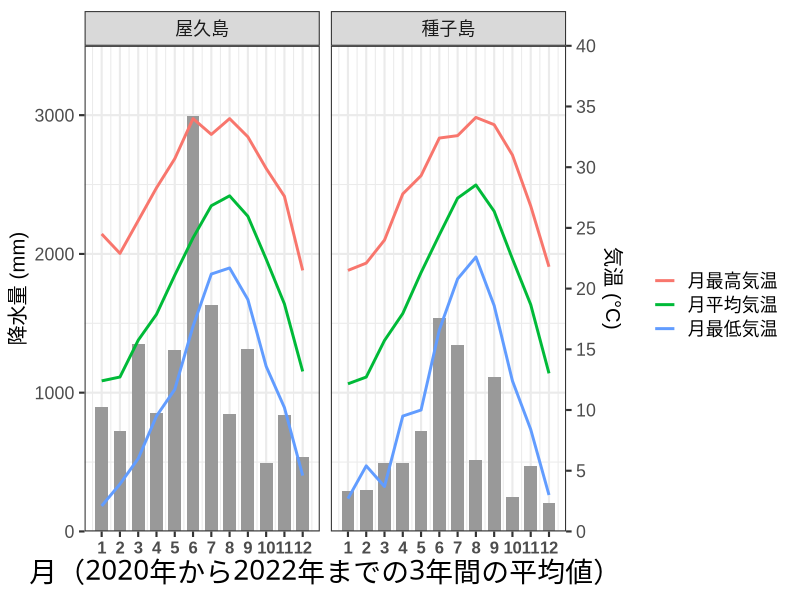

Reproduce this figure in R. (Note: this script raises an error after producing the figure.)
## ---- chunk 1
library(tidyverse)


y1.lim <- c(0,40) #左軸気温
y2.lim <- c(0,3500) #右軸降水量

scaler <- (y2.lim[2] - y2.lim[1])/(y1.lim[2] - y1.lim[1])


read_csv("taneyaku_climate20_22.csv", skip = 6) %>% 
  drop_na() %>% 
  group_by(site, month) %>% 
  summarise("temp_max_month" = max(temp_max),
            "temp_mean_month" = mean(temp_mean),
            "temp_min_month" = min(temp_min),
            "rainfall_month" = sum(rainfall)/3,
            "wind_speed_month" = mean(wind_speed)) %>%
  pivot_longer(cols = temp_max_month:temp_min_month, 
               names_to = "temp_type", 
               values_to = "temp_month") %>% 
  mutate(site = str_replace_all(site, c("tane" = "種子島", "yaku" = "屋久島"))) %>% 
  ggplot() +
  facet_grid(~ site) +
  geom_bar(aes(x = month, y = rainfall_month), 
           stat = 'identity', fill = "grey60", 
           width = 0.7,
           breaks = seq(0,3500,500)) +
  geom_line(aes(x = month, y = temp_month*scaler, color = temp_type), size = 1) +
  scale_color_hue(name = "", labels = c(temp_max_month = "月最高気温", 
                                        temp_mean_month = "月平均気温", 
                                        temp_min_month = "月最低気温")) + 
  scale_x_continuous(breaks = seq(1,12,1)) +
  scale_y_continuous(limit = y2.lim, 
                     expand = c(0, 0), 
                     sec.axis=sec_axis(trans = ~ ./scaler, 
                     breaks = seq(y1.lim[1],y1.lim[2],5), 
                     name="気温 (°C)")) +
  labs(x = "月（2020年から2022年までの3年間の平均値）",
       y = "降水量 (mm)") +
  theme_bw(base_size = 16)+
  theme(axis.title.y = element_text(family = "Arial", size = 14.5),
        axis.text.x = element_text(family="Arial",
                                   face = "bold", size = 12),
        axis.title = element_text(family = "Yu Gothic",
                                  size = 20),
        legend.text = element_text(family = "Yu Gothic"),
        axis.text.y = element_text(family ="Arial")) 

## ---- chunk 2
knitr::include_graphics("image/marusaru.png")
